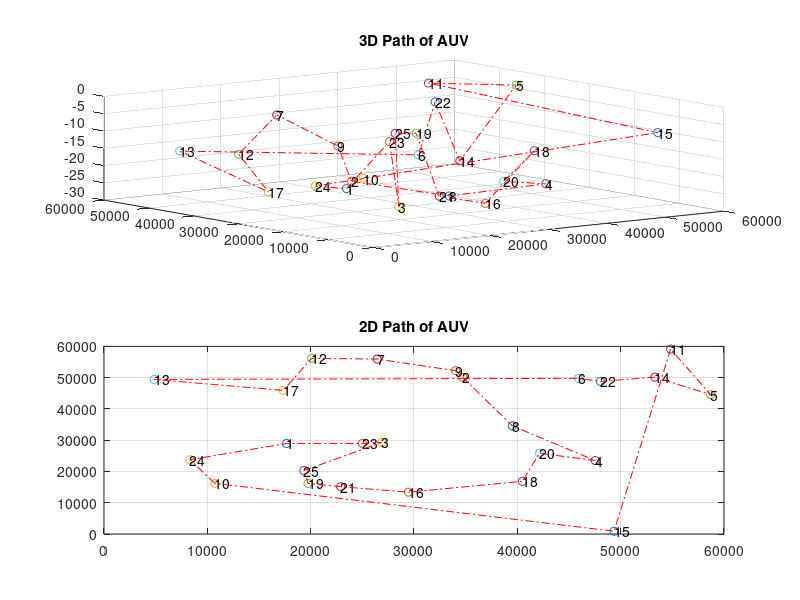

Source code (MATLAB):
% Nearest Neighbor Method
clear all;
close all;

tic;
load('coor.mat');

k = 1;

Next = randi(RPNUM);

while(k<=RPNUM)
    Neighbors = adjacency(Next,:);
    Previous(k) = Next;
    Neighbors(Previous) = inf;
    Dissorted=sort(Neighbors,'ascend');  %sort distance

    i=1;
    Nexts=(find(Neighbors==Dissorted(i)));
    Next = Nexts(1);
    k=k+1;
end

NNPath = Previous;
NNPath(RPNUM+1)=NNPath(1);

NNPathcoor = [RP(NNPath).x;RP(NNPath).y; RP(NNPath).z].';
toc;

cost=0;
    for c = 2:RPNUM
        cost = cost + adjacency(NNPath(c-1),NNPath(c));
    end
    cost = cost + adjacency(NNPath(1),NNPath(RPNUM));

        figure(1);
        for i=1:RPNUM
        subplot(2,1,1);     %Plot all rendezvous points
        plot3(RP(i).x,RP(i).y,RP(i).z,'o');
        text(RP(i).x,RP(i).y, RP(i).z,num2str(i));
        hold on;
        subplot(2,1,2);
        plot(RP(i).x,RP(i).y,'o');
        text(RP(i).x,RP(i).y,num2str(i));
        hold on;
        end
        subplot(2,1,1);
        plot3(NNPathcoor(:,1),NNPathcoor(:,2),NNPathcoor(:,3),'r-.');
        title('3D Path of AUV');
        grid on;
        subplot(2,1,2);
        plot(NNPathcoor(:,1),NNPathcoor(:,2),'r-.');
        title('2D Path of AUV');
        grid on;